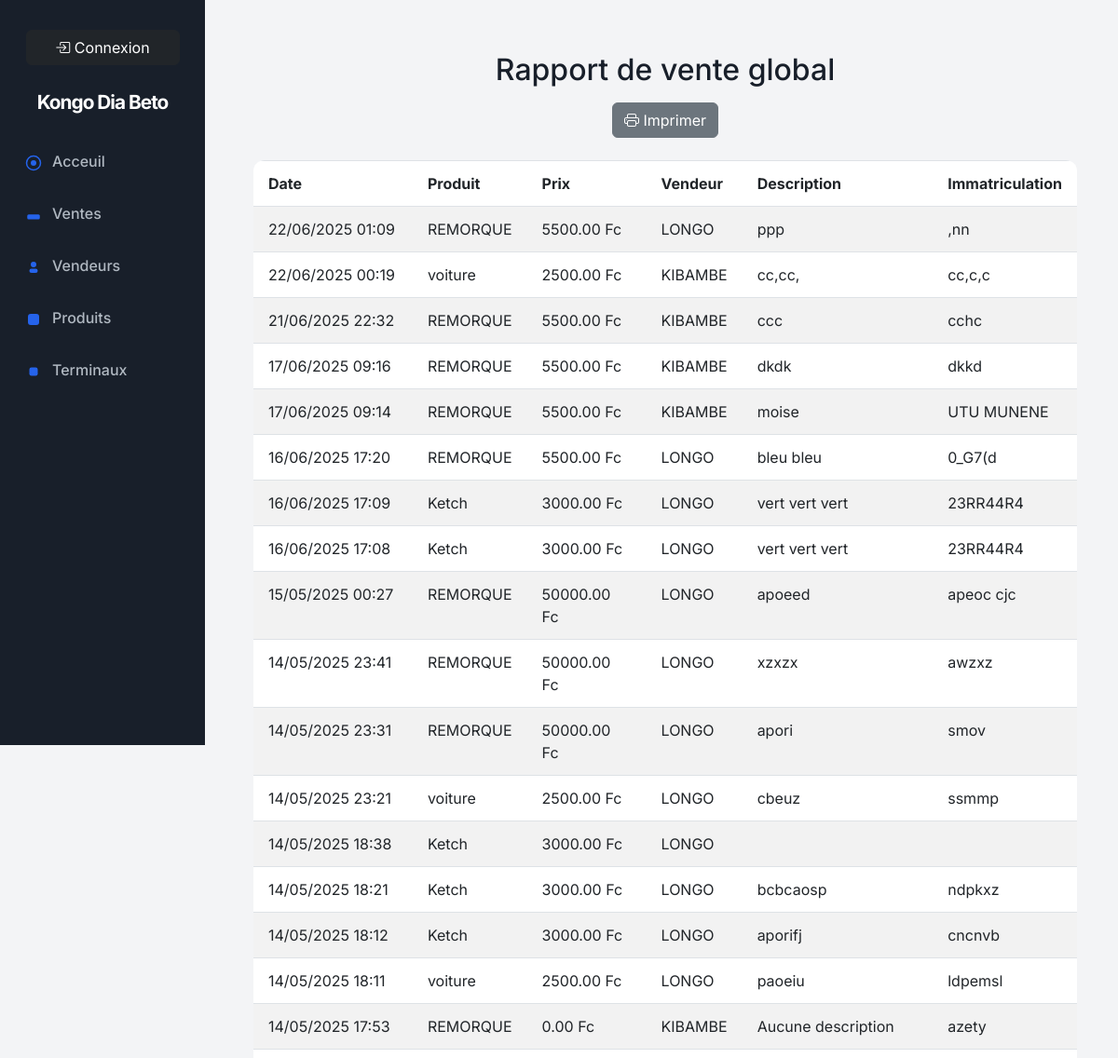
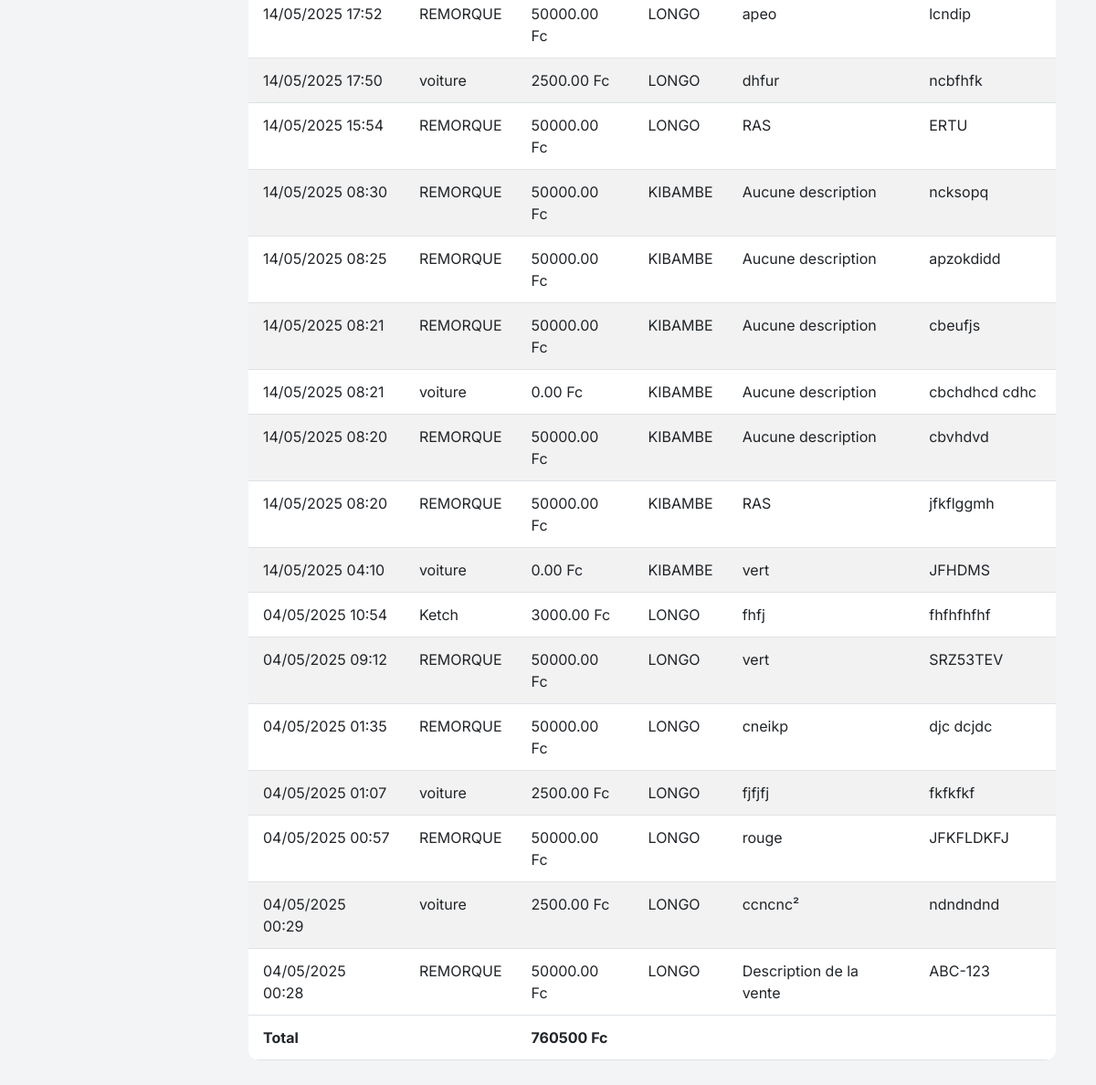
The app's page /api/rapport-vendeur/print/ with its own data (2 pictures, top to bottom).
### apps/sales/models.py (models this page shows, shortened)
class Sale(models.Model):
    produit = models.ForeignKey('Produit', on_delete=models.CASCADE)  # Champ correct
    seller = models.ForeignKey('Vendeur', on_delete=models.CASCADE)
    description = models.TextField(default="Aucune description")
    license_plate = models.CharField(max_length=20)
    price = models.DecimalField(max_digits=10, decimal_places=2, default=0.0)
    created_at = models.DateTimeField(auto_now_add=True)
    SOURCE_CHOICES = [
        ('POS', 'Point of Sale'),
        ('WEB', 'Web'),
        ('OTHER', 'Autre'),
    ]
    source = models.CharField(max_length=10, choices=SOURCE_CHOICES, default='WEB')

class Produit(models.Model):
    nom_produit = models.CharField(max_length=100)  # Nom du produit
    prix = models.DecimalField(max_digits=10, decimal_places=2, default=0.0)  # Prix par défaut
    default_description = models.TextField(blank=True, null=True)  # Description par défaut
    created_at = models.DateTimeField(default=now)  # Utiliser timezone.now comme valeur par défaut

class Vendeur(models.Model):
    nom_du_vendeur = models.CharField(max_length=100)
    email = models.EmailField(max_length=255, unique=True)  # Adresse e-mail

### apps/sales/views.py (the view)
# urls.py: path('rapport-vendeur/print/', rapport_vente_vendeur_print, name='rapport_vente_vendeur_print'),
def rapport_vente_vendeur_print(request, vendeur_id=None):
    if vendeur_id:
        vendeur = Vendeur.objects.get(id=vendeur_id)
        ventes = Sale.objects.filter(seller=vendeur).order_by('-created_at')
    else:
        vendeur = None
        ventes = Sale.objects.all().order_by('-created_at')
    total_ventes = ventes.aggregate(total=Sum('price'))['total'] or 0
    return render(request, 'rapport_vente_vendeur_print.html', {'ventes': ventes, 'vendeur': vendeur, 'total_ventes': total_ventes})

### apps/sales/views.py (called while the page is built)
def base_context(request):
    return {'vendeur_id': request.session.get('vendeur_id')}

### apps/sales/templates/rapport_vente_vendeur_print.html (shortened to what this page needs)
{% extends "base.html" %}
{% block content %}
<div class="container mt-4">
    <div class="text-center mb-4">
        <h2>Rapport de vente {% if vendeur %}de {{ vendeur.nom_du_vendeur }}{% else %}global{% endif %}</h2>
        <button class="btn btn-secondary d-print-none mt-2" onclick="window.print()"><i class="bi bi-printer"></i> Imprimer</button>
    </div>
    <table class="table table-bordered table-striped">
        <thead>
            <tr>
                <th>Date</th>
                <th>Produit</th>
                <th>Prix</th>
                <th>Vendeur</th>
                <th>Description</th>
                <th>Immatriculation</th>
            </tr>
        </thead>
        <tbody>
            {% for vente in ventes %}
            <tr>
                <td>{{ vente.created_at|date:'d/m/Y H:i' }}</td>
                <td>{{ vente.produit.nom_produit }}</td>
                <td>{{ vente.price }} Fc</td>
                <td>{{ vente.seller.nom_du_vendeur }}</td>
                <td>{{ vente.description }}</td>
                <td>{{ vente.license_plate }}</td>
            </tr>
            {% empty %}
            <tr><td colspan="6" class="text-center">Aucune vente trouvée.</td></tr>
            {% endfor %}
        </tbody>
        <tfoot>
            <tr>
                <th colspan="2">Total</th>
                <th colspan="4">{{ total_ventes|default:0 }} Fc</th>
            </tr>
        </tfoot>
    </table>
</div>
{% endblock %}

### apps/dashboard/static/dashboard/dashboard.css (style rules this page uses)
:root { --sidebar-bg: #181f2a; --sidebar-active: #232b39; --sidebar-text: #fff; --sidebar-muted: #b0b8c1; --primary: #2563eb; --primary-hover: #1d4ed8; --success: #22c55e; --warning: #facc15; --danger: #ef4444; --info: #0ea5e9; --card-bg: #fff; --card-border: #e5e7eb; --table-header: #f3f4f6; --table-row: #f9fafb; --font-main: 'Inter', Arial, sans-serif; }
body { font-family: var(--font-main); background: #f3f4f6; color: #181f2a; }
.table { background: var(--card-bg); border-radius: 12px; overflow: hidden; }
.table thead { background: var(--table-header); font-weight: 600; }
.table tbody tr { background: var(--table-row); transition: background 0.2s; }
.table td, .table th { border: none; padding: 0.75rem 1rem; }

### records on screen
Sale: created_at "22/06/2025 01:09", produit.nom_produit "REMORQUE", price "5500.00", seller.nom_du_vendeur "LONGO", description "ppp", license_plate ",nn"
Sale: created_at "22/06/2025 00:19", produit.nom_produit "voiture", price "2500.00", seller.nom_du_vendeur "KIBAMBE", description "cc,cc,", license_plate "cc,c,c"
Sale: created_at "21/06/2025 22:32", produit.nom_produit "REMORQUE", price "5500.00", seller.nom_du_vendeur "KIBAMBE", description "ccc", license_plate "cchc"
Sale: created_at "17/06/2025 09:16", produit.nom_produit "REMORQUE", price "5500.00", seller.nom_du_vendeur "KIBAMBE", description "dkdk", license_plate "dkkd"
Sale: created_at "17/06/2025 09:14", produit.nom_produit "REMORQUE", price "5500.00", seller.nom_du_vendeur "KIBAMBE", description "moise", license_plate "UTU MUNENE"
Sale: created_at "16/06/2025 17:20", produit.nom_produit "REMORQUE", price "5500.00", seller.nom_du_vendeur "LONGO", description "bleu bleu", license_plate "0_G7(d"
Sale: created_at "16/06/2025 17:09", produit.nom_produit "Ketch", price "3000.00", seller.nom_du_vendeur "LONGO", description "vert vert vert", license_plate "23RR44R4"
Sale: created_at "16/06/2025 17:08", produit.nom_produit "Ketch", price "3000.00", seller.nom_du_vendeur "LONGO", description "vert vert vert", license_plate "23RR44R4"
Sale: created_at "15/05/2025 00:27", produit.nom_produit "REMORQUE", price "50000.00", seller.nom_du_vendeur "LONGO", description "apoeed", license_plate "apeoc cjc"
Sale: created_at "14/05/2025 23:41", produit.nom_produit "REMORQUE", price "50000.00", seller.nom_du_vendeur "LONGO", description "xzxzx", license_plate "awzxz"
Sale: created_at "14/05/2025 23:31", produit.nom_produit "REMORQUE", price "50000.00", seller.nom_du_vendeur "LONGO", description "apori", license_plate "smov"
Sale: created_at "14/05/2025 23:21", produit.nom_produit "voiture", price "2500.00", seller.nom_du_vendeur "LONGO", description "cbeuz", license_plate "ssmmp"
Sale: created_at "14/05/2025 18:38", produit.nom_produit "Ketch", price "3000.00", seller.nom_du_vendeur "LONGO"
Sale: created_at "14/05/2025 18:21", produit.nom_produit "Ketch", price "3000.00", seller.nom_du_vendeur "LONGO", description "bcbcaosp", license_plate "ndpkxz"
Sale: created_at "14/05/2025 18:12", produit.nom_produit "Ketch", price "3000.00", seller.nom_du_vendeur "LONGO", description "aporifj", license_plate "cncnvb"
Sale: created_at "14/05/2025 18:11", produit.nom_produit "voiture", price "2500.00", seller.nom_du_vendeur "LONGO", description "paoeiu", license_plate "ldpemsl"
Sale: created_at "14/05/2025 17:53", produit.nom_produit "REMORQUE", price "0.00", seller.nom_du_vendeur "KIBAMBE", description "Aucune description", license_plate "azety"
Sale: created_at "14/05/2025 17:52", produit.nom_produit "REMORQUE", price "50000.00", seller.nom_du_vendeur "LONGO", description "apeo", license_plate "lcndip"
Sale: created_at "14/05/2025 17:50", produit.nom_produit "voiture", price "2500.00", seller.nom_du_vendeur "LONGO", description "dhfur", license_plate "ncbfhfk"
Sale: created_at "14/05/2025 15:54", produit.nom_produit "REMORQUE", price "50000.00", seller.nom_du_vendeur "LONGO", description "RAS", license_plate "ERTU"
Sale: created_at "14/05/2025 08:30", produit.nom_produit "REMORQUE", price "50000.00", seller.nom_du_vendeur "KIBAMBE", description "Aucune description", license_plate "ncksopq"
Sale: created_at "14/05/2025 08:25", produit.nom_produit "REMORQUE", price "50000.00", seller.nom_du_vendeur "KIBAMBE", description "Aucune description", license_plate "apzokdidd"
Sale: created_at "14/05/2025 08:21", produit.nom_produit "REMORQUE", price "50000.00", seller.nom_du_vendeur "KIBAMBE", description "Aucune description", license_plate "cbeufjs"
Sale: created_at "14/05/2025 08:21", produit.nom_produit "voiture", price "0.00", seller.nom_du_vendeur "KIBAMBE", description "Aucune description", license_plate "cbchdhcd cdhc"
Sale: created_at "14/05/2025 08:20", produit.nom_produit "REMORQUE", price "50000.00", seller.nom_du_vendeur "KIBAMBE", description "Aucune description", license_plate "cbvhdvd"
Sale: created_at "14/05/2025 08:20", produit.nom_produit "REMORQUE", price "50000.00", seller.nom_du_vendeur "KIBAMBE", description "RAS", license_plate "jfkflggmh"
Sale: created_at "14/05/2025 04:10", produit.nom_produit "voiture", price "0.00", seller.nom_du_vendeur "KIBAMBE", description "vert", license_plate "JFHDMS"
Sale: created_at "04/05/2025 10:54", produit.nom_produit "Ketch", price "3000.00", seller.nom_du_vendeur "LONGO", description "fhfj", license_plate "fhfhfhfhf"
Sale: created_at "04/05/2025 09:12", produit.nom_produit "REMORQUE", price "50000.00", seller.nom_du_vendeur "LONGO", description "vert", license_plate "SRZ53TEV"
Sale: created_at "04/05/2025 01:35", produit.nom_produit "REMORQUE", price "50000.00", seller.nom_du_vendeur "LONGO", description "cneikp", license_plate "djc dcjdc"
Sale: created_at "04/05/2025 01:07", produit.nom_produit "voiture", price "2500.00", seller.nom_du_vendeur "LONGO", description "fjfjfj", license_plate "fkfkfkf"
Sale: created_at "04/05/2025 00:57", produit.nom_produit "REMORQUE", price "50000.00", seller.nom_du_vendeur "LONGO", description "rouge", license_plate "JFKFLDKFJ"
Sale: created_at "04/05/2025 00:29", produit.nom_produit "voiture", price "2500.00", seller.nom_du_vendeur "LONGO", description "ccncnc²", license_plate "ndndndnd"
Sale: created_at "04/05/2025 00:28", produit.nom_produit "REMORQUE", price "50000.00", seller.nom_du_vendeur "LONGO", description "Description de la vente", license_plate "ABC-123"

### other values on screen
{{ total_ventes|default:0 }} "760500"
